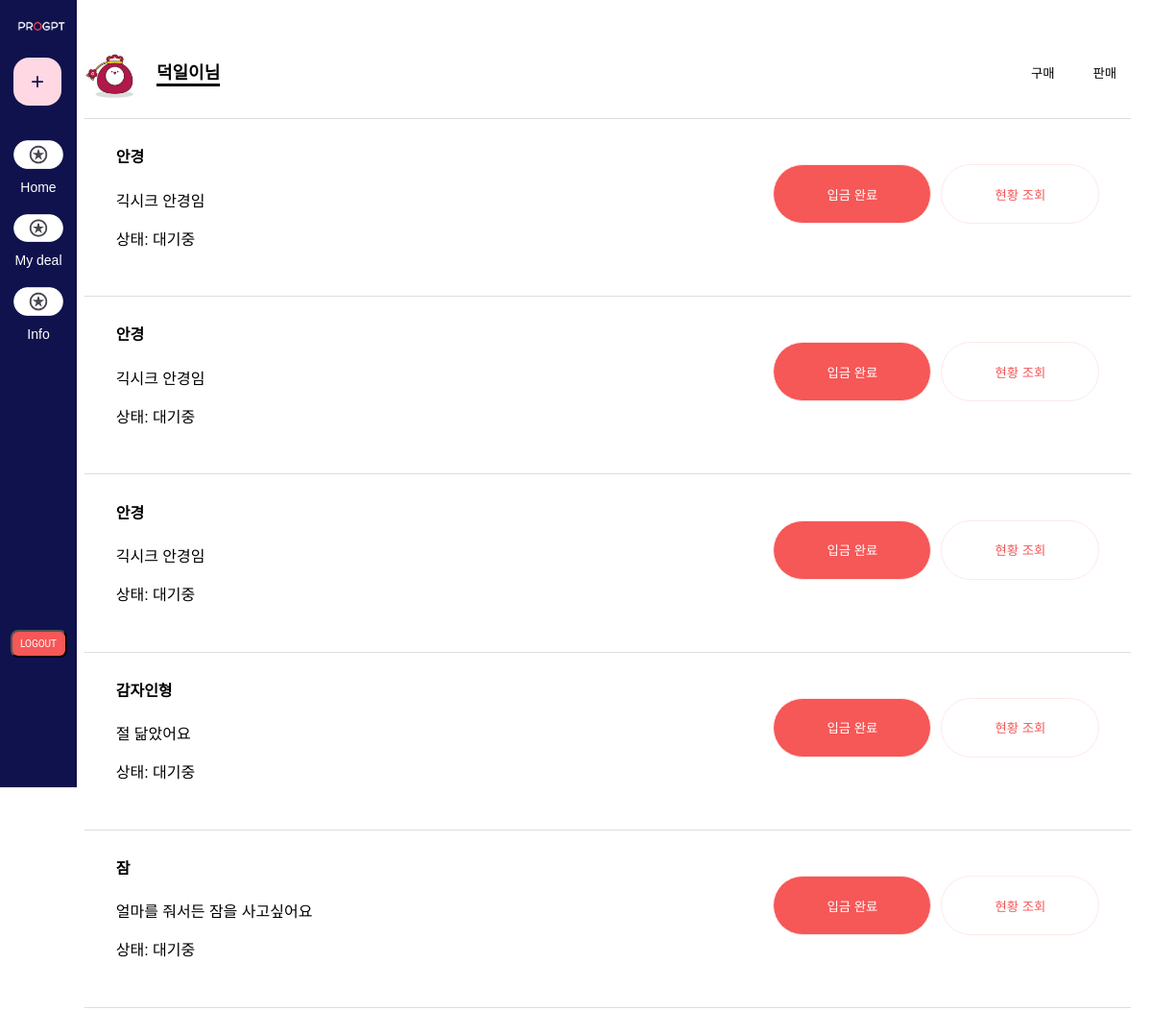
Screenshot of /mydeal_views/mydealbuy (signed in) with the database file from the repository.
### app/models.py (models this page shows)
class User(db.Model):
    __tablename__ = 'user'
    id = db.Column(db.Integer, primary_key=True)
    username = db.Column(db.String(150), unique=True, nullable=False)
    password = db.Column(db.String(200), nullable=False)
    email = db.Column(db.String(120), nullable=False)  # unique=True를 제거합니다.
    posts = db.relationship('Post', backref='user', lazy=True)
    buys = db.relationship('Buy', backref='buyer', lazy=True)
    sells = db.relationship('Sell', backref='seller', lazy=True)

class Buy(db.Model):
    __tablename__ = 'buy'
    id = db.Column(db.Integer, primary_key=True)
    item_name = db.Column(db.String(200), nullable=False)
    description = db.Column(db.Text, nullable=False)
    status = db.Column(db.Enum(StatusEnum), nullable=False, default=StatusEnum.PENDING)  # 상태를 Enum으로 정의
    created_at = db.Column(db.DateTime, default=datetime.utcnow)
    user_id = db.Column(db.Integer, db.ForeignKey('user.id'), nullable=False)
    post_id = db.Column(db.Integer, db.ForeignKey('posts.id'), nullable=False)

### app/views/mydeal_views.py (the view)
@bp.route('/mydealbuy')
def mydealbuy():
    user_id = session.get('user_id')
    if not user_id:
        flash("로그인 후 이용해 주세요.")
        return redirect(url_for('auth_views.login'))
    purchase_list = Buy.query.filter_by(user_id=user_id).all()
    return render_template('front/mydealbuy.html', purchases=purchase_list)

### app/views/auth_views.py (called while the page is built)
@bp.before_app_request
def load_logged_in_user():
    user_id = session.get('user_id')
    if user_id is None:
        g.user = None
    else:
        g.user = User.query.get(user_id)

### app/templates/front/mydealbuy.html (shortened to what this page needs)
<!DOCTYPE html>
<html lang="ko">
<head>
    <link rel="stylesheet" href="{{ url_for('static', filename='mydeal.css') }}">
    <link rel="stylesheet" href="{{ url_for('static', filename='bar.css') }}">
</head>
<body>
    <div class="sidebar">
        <div class="logo">
            <img src="{{ url_for('static', filename='logo.png') }}" alt="Logo">
            <button class="plus-button" onclick="location.href='{{ url_for('write_views.write') }}'">+</button>
        </div>
        <ul class="menu">
            <li><a href="#"><span class="icon" onclick="location.href='/home'"><img src="../../static/logologo.png" style="width:52px"></span> Home</a></li>
            <li><a href="#"><span class="icon" onclick="location.href='/mydeal_views/mydealbuy'"><img src="../../static/logologo.png" style="width:52px"></span> My deal</a></li>
            <li><a href="#"><span class="icon" onclick="location.href='/information'"><img src="../../static/logologo.png" style="width:52px"></span> Info</a></li>
            <form action="{{ url_for('auth.logout') }}" method="post" style="display:inline;">
                <button type="submit" class="logout">LOGOUT</button>
            </form>
        </ul>
    </div>
    <div class="content">
        <div class="user-info">
            <div style="display: flex; gap:15px; align-items: flex-end;">
                <img src="../../static/profilepic.png" alt="User Icon" class="user-icon">
                <p class="user-name">{{session['user_name']}}님</p>
            </div>
            <div class="purchase-sale">
                <button class="purchase-btn" onclick="location.href='/mydeal_views/mydealbuy'">구매</button>
                <button class="sale-btn" onclick="location.href='/mydeal_views/mydealsell'">판매</button>
            </div>
        </div>
        <div class="purchase-list">
            {% if purchases %}
            {% for purchase in purchases %}
            <div class="product-section">
                <div class="aboutabout">
                    <h4>{{ purchase.item_name }}</h4>
                    <p>{{ purchase.description }}</p>
                    <p>상태: {{ purchase.status.value }}</p>
                </div>
                <div style="display: flex; gap: 10px;">
                    <button class="status-btn" id="depositButton" onclick="markDepositComplete()">입금 완료</button>
                    <button class="status-btn2" onclick="toggleProgressBar('{{ purchase.id }}')">현황 조회</button>
                </div>
        </div>
        {% endfor %}
        {% else %}
        <p>구매 목록이 없습니다.</p>
        {% endif %}
</body>
</html>

### app/static/mydeal.css (style rules this page uses)
body { display: flex; font-family: Arial, sans-serif; background-color: #ffffff; }
.content { margin-left: 60px; padding: 20px; width: calc(100% - 80px); background-color: #ffffff; min-height: 100vh; }
.user-info { display: flex; justify-content: space-between; align-items: center; margin-top: 15px; margin-bottom: 0px; border-bottom: 1px solid #ddd; padding-bottom: 15px; }
.user-name { border-bottom: solid #030303; align-items: flex-end; }
.user-info p { font-size: 18px; font-weight: bold; }
.user-icon { width: 60px; height: 60px; border-radius: 100%; overflow: none; }
.purchase-sale { display: flex; }
.purchase-btn, .sale-btn { background-color: #ffffff; color: black; border: none; padding: 10px 15px; margin-left: 10px; border-radius: 4px; cursor: pointer; }
.product-section, .product-list { background-color: white; padding: 3%; border: 1px solid #ddd; border-width: 0 0 1px; display: flex; justify-content: space-between; align-items: center; padding-top: 5px; }
.aboutabout { width:750px; text-align: justify; }
.status-btn { box-sizing: border-box; padding: 12px; gap: 8px; position: relative; width: 165px; height: 62px; background: #F65757; border: 1px solid #FEE9E7; border-radius: 9999px; color: #ffffff; }
.status-btn2 { box-sizing: border-box; padding: 12px; gap: 8px; position: relative; width: 165px; height: 62px; color:#F65757; background: #FFFFFF; border: 1px solid #FEE9E7; border-radius: 9999px; }

### app/static/bar.css (style rules this page uses)
.sidebar { width: 80px; height: 100vh; background-color: #0F124D;; color: white; position: fixed; display: flex; flex-direction: column; align-items: center; padding-top: 20px; left: 0; top: 0; }
.logo img { width: 50px; margin-bottom: 20px; margin-left: 6px; }
.menu { list-style-type: none; padding: 0; }
.menu li { margin: 20px 0; }
.menu li a { color: white; text-decoration: none; display: flex; flex-direction: column; align-items: center; font-size: 14px; }
.icon { font-size: 24px; margin-bottom: 5px; }
.plus-button { margin-top: auto; background-color: #FFD8E4; border: none; border-radius: 16px; width: 50px; height: 50px; font-size: 24px; color:#0F124D; cursor: pointer; display: flex; justify-content: center; align-items: center; margin-left: 2px; padding: 20px; }
.logout { font-family: roboto; box-sizing: border-box; display: flex; flex-direction: row; justify-content: center; align-items: center; padding: 12px; position: relative; margin-top: 300px; width: 59px; height: 29px; background: #F65757; border-radius: 8px; font-size: 10px; color: white; cursor: pointer; display: flex; }

### rows the page displays
User: user_name "덕일이"
Buy: item_name "안경", description "긱시크 안경임", status.value "대기중"
Buy: item_name "안경", description "긱시크 안경임", status.value "대기중"
Buy: item_name "안경", description "긱시크 안경임", status.value "대기중"
Buy: item_name "감자인형", description "절 닮았어요", status.value "대기중"
Buy: item_name "잠", description "얼마를 줘서든 잠을 사고싶어요", status.value "대기중"
